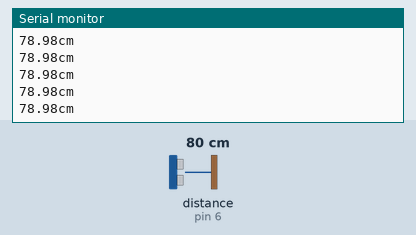
The sketch below on a simulated Arduino Uno, built with avr-gcc and run on an emulated ATmega328P. On the bench: the last lines printed to the serial monitor. Wiring (inferred from the names in the program): ultrasonic range finder: trigger pin 7; echo pin 6. The test bench sets the inputs (shaded band); at power-on: distance to the obstacle (sensor on pin 6) 80 cm. The echo pulse lasts 58.3 µs per cm.

Above: at 1.2 s.
1.3 s: distance to the obstacle (sensor on pin 6) set to 4 cm
At 1.9 s:
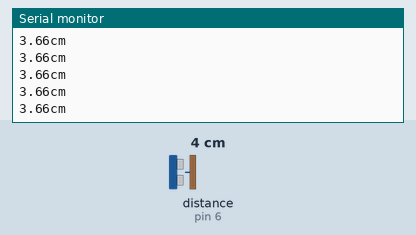
4.3 s: distance to the obstacle (sensor on pin 6) set to 2 cm
At 4.8 s:
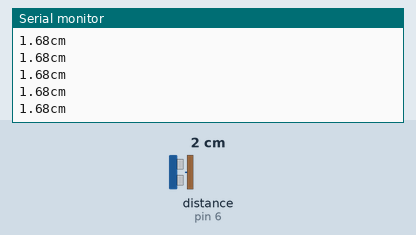
Timing chart, 0 to 7.3 s (numbered marks = the images above; inputs shaded):
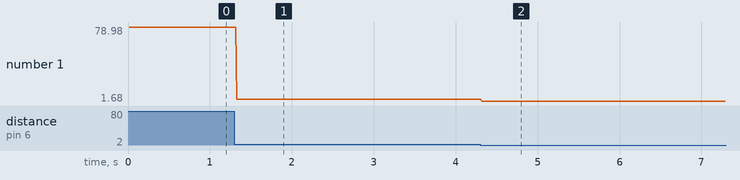

The sketch:

4B.ino
```cpp
const int echoPin = 6;
const int trigPin = 7;

void setup() {
  pinMode(echoPin, INPUT);
  pinMode(trigPin, OUTPUT);
  Serial.begin(9600);
  }
void loop() {
    float filtervalue = 0;
    digitalWrite(trigPin, LOW);
    delayMicroseconds(2);
    digitalWrite(trigPin, HIGH);
    delayMicroseconds(5);
    digitalWrite(trigPin, LOW);
  long duration = pulseIn(echoPin, HIGH);

  for(int i = 0;i<100; i++){
    filtervalue += duration;
    delayMicroseconds(100);
  }
  filtervalue /= 100;
  float cm = filtervalue*17/1000;
  Serial.print(cm);
  Serial.println("cm");
  }
```

Measured:
- after the input at 1.3 s, the serial monitor: prints a new line at once (image 1)
- after the input at 4.3 s, the serial monitor: prints a new line at once (image 2)
- plotted number 1: 78.98 → 3.66 after the input at 1.3 s, 3.66 → 1.68 after the input at 4.3 s
